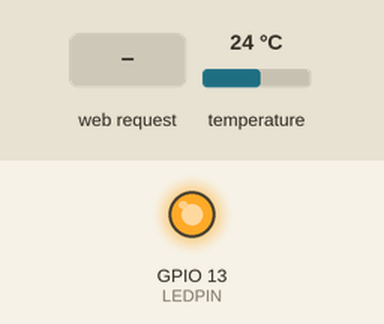
A sketch run on a simulated ESP8266 (NodeMCU). Parts: output pins drawn as LEDs (lit = HIGH). Inputs (shaded band) come from the test bench; at power-on: temperature 24 °C. WiFi joins after 1.5 s; servers stay silent unless stated; not simulated (calls return 0 or success): credentials.h.

Above: at 3.6 s.
3.7 s: HTTP request GET / received
At 4.1 s:
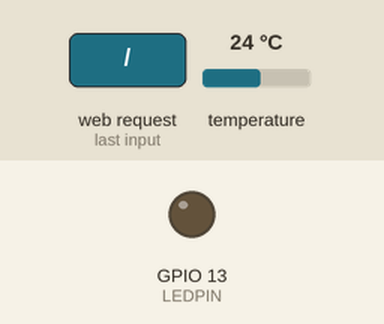
Timing chart, 0 to 6.7 s (numbered marks = the images above; inputs shaded):
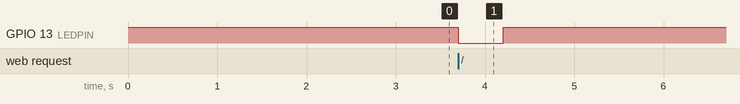

Measured:
- after the input at 3.7 s, GPIO 13 (LEDPIN): HIGH → LOW at once, → HIGH 0.50 s later

The sketch:

Temptransmitter.ino
```cpp
#include <ESP8266WiFi.h>
#include <ESP8266WebServer.h>
#include <DallasTemperature.h>
#include <credentials.h>

#define ONE_WIRE_BUS 12
#define LEDPIN 13
#define DS18B20_RESOLUTION 11
#define TIMEOUT 5000
#define REFRESHTIME 50000
#define LEDON 500
#define SERVER_PORT 80
#define NR_OF_SENSORS 2

char tempStr[5];
unsigned long lastRefresh;
bool ledIsOn;

OneWire oneWire(ONE_WIRE_BUS);
DallasTemperature sensor(&oneWire);
DeviceAddress sensorDeviceAddress[NR_OF_SENSORS];
ESP8266WebServer server(SERVER_PORT);

void handleRoot()
{
  server.send(200, "text/plain", tempStr);
  server.sendHeader("Connection", "close");
  server.sendHeader("Access-Control-Allow-Origin", "*");
  digitalWrite(LEDPIN, LOW);
  ledIsOn = 1;
  lastRefresh = millis();
}

void ReadDS18B20()
{
  unsigned short tempRaw[NR_OF_SENSORS];
  float tempC;
  unsigned long DS18B20timeout;

  //read sensors
  for (int j = 0; j < NR_OF_SENSORS; j++)
  {
    sensor.requestTemperaturesByAddress(sensorDeviceAddress[j]);
    tempRaw[j] = sensor.getTemp(sensorDeviceAddress[j]);
    DS18B20timeout = millis();
    while (tempRaw[j] == 0x2A80)
    {
      sensor.requestTemperaturesByAddress(sensorDeviceAddress[j]);
      tempRaw[j] = sensor.getTemp(sensorDeviceAddress[j]);
      if (millis() - DS18B20timeout > TIMEOUT)
      {
        break;
      }
    }
  }
  tempC = min(tempRaw[0], tempRaw[1]) / 128.0;
  dtostrf(tempC, 5, 1, tempStr);
  lastRefresh = millis();
}

void setup()
{
  unsigned long wifitimeout;

  pinMode(LEDPIN, OUTPUT);
  digitalWrite(LEDPIN, HIGH);
  sensor.begin();
  for (int i = 0; i < NR_OF_SENSORS; i++)
  {
    sensor.getAddress(sensorDeviceAddress[i], i);
    sensor.setResolution(sensorDeviceAddress[i], DS18B20_RESOLUTION);
  }

  WiFi.mode(WIFI_STA);
  WiFi.begin (ssid, password);
  // Wait for connection
  wifitimeout = millis();
  while (WiFi.status() != WL_CONNECTED) {
    delay(200);
    if (millis() - wifitimeout > TIMEOUT)
    {
      break;
    }
  }
  ReadDS18B20();
  server.on("/", handleRoot);
  server.begin(SERVER_PORT);
}

void loop()
{
  static unsigned long timer;

  server.handleClient();
  if ((millis() - lastRefresh > LEDON) && ledIsOn)
  {
    digitalWrite(LEDPIN, HIGH);
    ledIsOn = 0;
  }
  if (millis() - lastRefresh > REFRESHTIME)
  {
    ReadDS18B20();
  }
}
```
